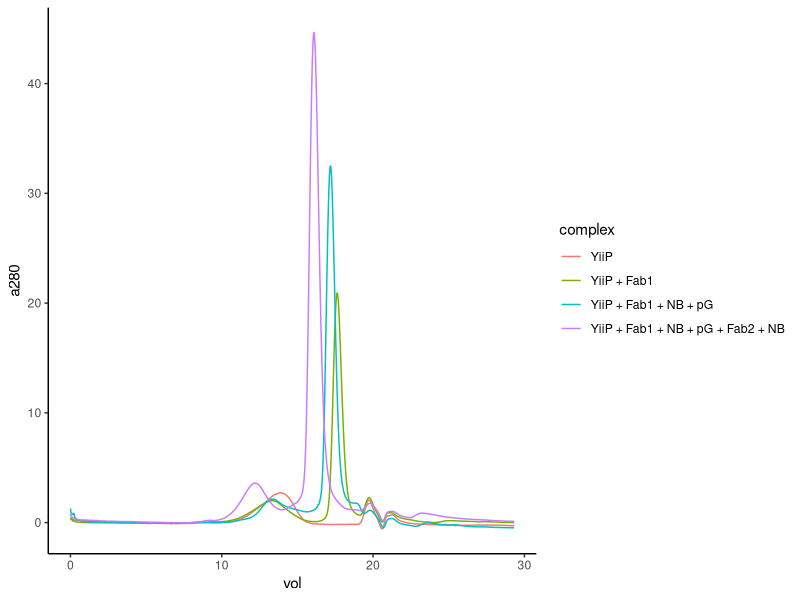

R code for this plot:
## ---- chunk 1
knitr::opts_chunk$set(echo = TRUE)
## ---- chunk 2
library("ggplot2")
library("magrittr")
## ---- chunk 3
yiip.df <- (
  read.csv("yiip_size-exclusion.csv", header = TRUE, sep = ",")
)

## ---- chunk 4
ggplot(data = yiip.df, aes(color = complex)) +
  theme_classic() +
  geom_line(aes(x = vol, y = a280))

